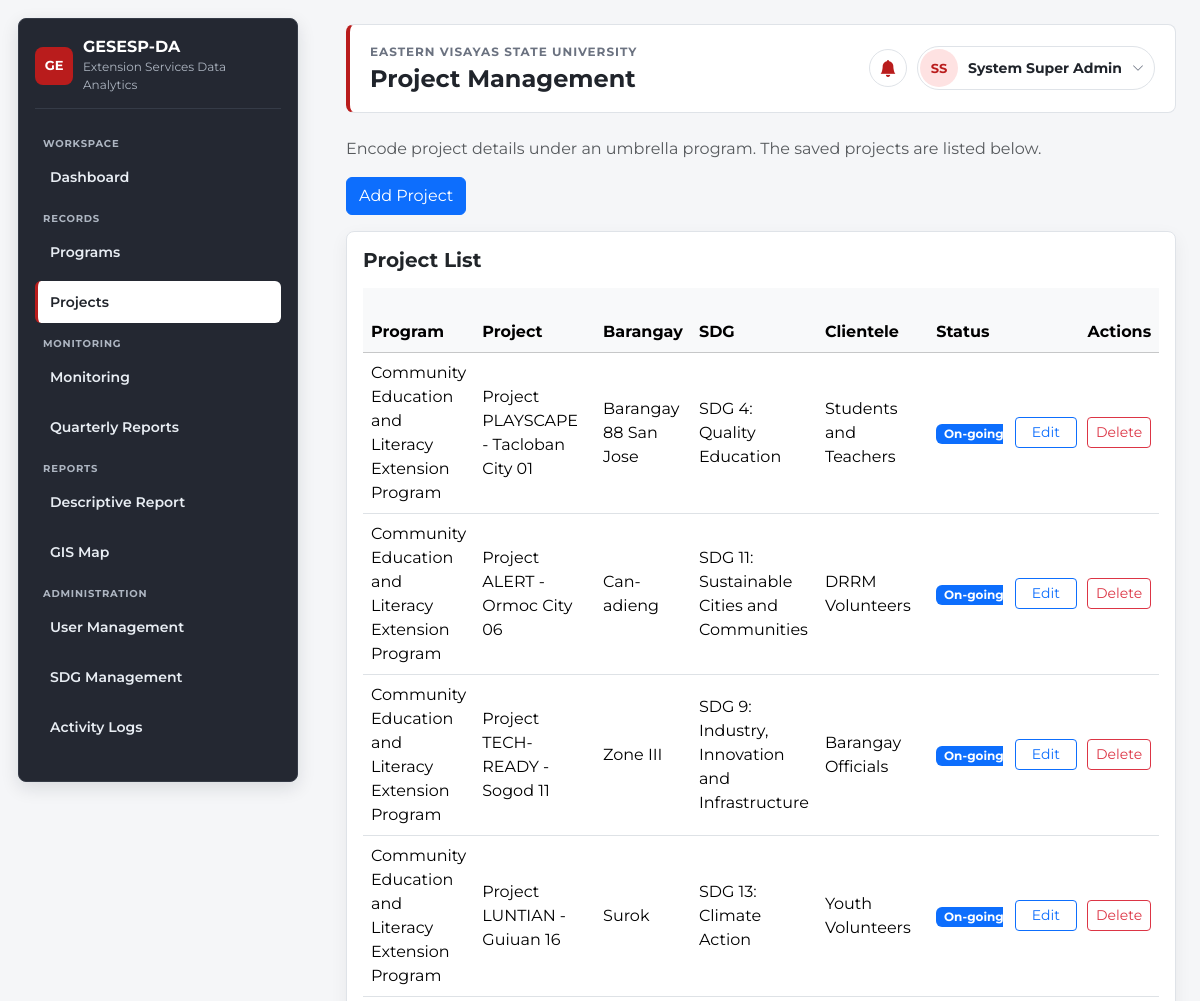
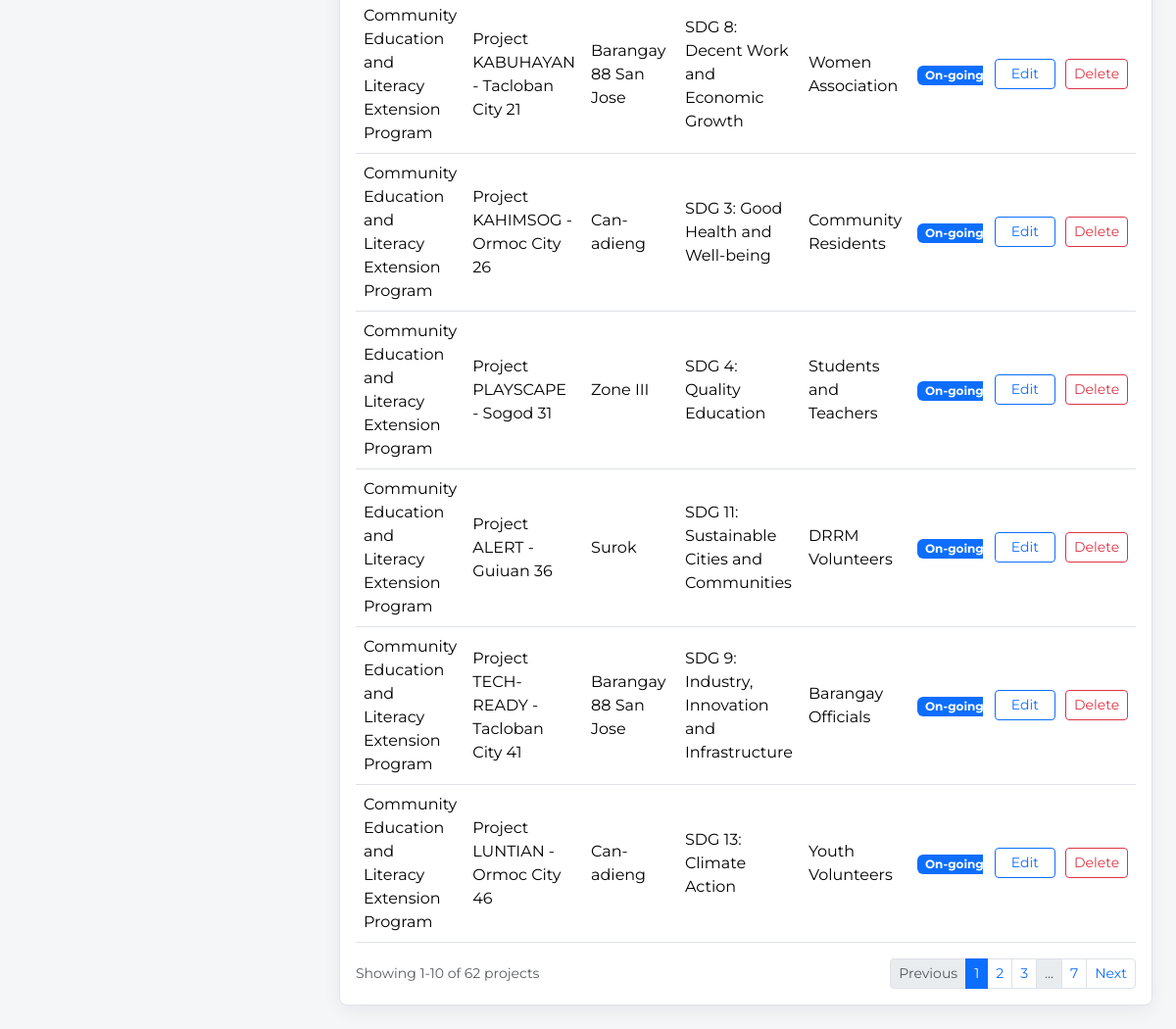
/index.php?page=projects (signed in), run on the app's committed database (2 pictures, top to bottom).
### tables this page shows
CREATE TABLE `projects` (
  `id` int(11) NOT NULL,
  `program_id` int(11) DEFAULT NULL,
  `project_title` varchar(255) NOT NULL,
  `sdg` text DEFAULT NULL,
  `partners` varchar(255) DEFAULT NULL,
  `partner` varchar(255) DEFAULT NULL,
  `type_of_clientele` varchar(180) DEFAULT NULL,
  `clientele_type` varchar(180) DEFAULT NULL,
  `leader` varchar(180) DEFAULT NULL,
  `assistant_leader` varchar(180) DEFAULT NULL,
  `members` text DEFAULT NULL,
  `participants` int(11) DEFAULT 0,
  `project_cost` decimal(12,2) DEFAULT 0.00,
  `start_date` date DEFAULT NULL,
  `end_date` date DEFAULT NULL,
  `special_order_no` varchar(120) DEFAULT NULL,
  `province` varchar(150) DEFAULT NULL,
  `municipality` varchar(150) DEFAULT NULL,
  `barangay` varchar(150) DEFAULT NULL,
  `latitude` decimal(10,6) DEFAULT NULL,
  `longitude` decimal(10,6) DEFAULT NULL,
  `barangay_latitude` decimal(10,6) DEFAULT NULL,
  `barangay_longitude` decimal(10,6) DEFAULT NULL,
  `status` enum('On-going','Completed','Inactive','Expired','Terminated') DEFAULT 'On-going',
  `created_at` timestamp NOT NULL DEFAULT current_timestamp()
);

### app/controllers/ProjectController.php (called while the page is built, shortened)
<?php
require_once "app/models/Project.php";
require_once "app/models/Sdg.php";
class ProjectController {
    private $model;
    public function __construct($db) {
        $this->model = new Project($db);
    }
    public function index() {
        $pagination = paginationParams($this->model->countAll(), 10);
        $projects = $this->model->paginated($pagination['per_page'], $pagination['offset']);
        include "app/views/projects/index.php";
    }
}
?>

### app/models/Sdg.php (called while the page is built, shortened)
<?php
class Sdg {
    private $conn;
    private $defaultSdgs = [
        [1, 'No Poverty'],
        [2, 'Zero Hunger'],
        [3, 'Good Health and Well-being'],
        [4, 'Quality Education'],
        [5, 'Gender Equality'],
        [6, 'Clean Water and Sanitation'],
        [7, 'Affordable and Clean Energy'],
        [8, 'Decent Work and Economic Growth'],
        [9, 'Industry, Innovation and Infrastructure'],
        [10, 'Reduced Inequalities'],
        [11, 'Sustainable Cities and Communities'],
        [12, 'Responsible Consumption and Production'],
        [13, 'Climate Action'],
        [14, 'Life Below Water'],
        [15, 'Life on Land'],
        [16, 'Peace, Justice and Strong Institutions'],
        [17, 'Partnerships for the Goals'],
    ];
    public function __construct($db) {
        $this->conn = $db;
        $this->ensureTables();
    }
    private function esc($value) {
        return $this->conn->real_escape_string($value ?? '');
    }
    private function ensureTables() {
        $this->ensureProjectSdgColumn();
    }
    private function ensureProjectSdgColumn() {
        $result = @$this->conn->query("SHOW COLUMNS FROM projects LIKE 'sdg'");
        if($result && $row = $result->fetch_assoc()) {
            if(stripos((string)($row['Type'] ?? ''), 'text') !== false) return true;
        }
        return true;
    }
    private function seedDefaults() {
        foreach($this->defaultSdgs as $sdg) {
            $number = intval($sdg[0]);
        }
    }
}
?>

### app/models/Project.php (called while the page is built, shortened)
<?php
require_once __DIR__ . "/Sdg.php";
class Project {
    private $conn;
    public function __construct($db) {
        $this->conn = $db;
        $this->sdgModel = new Sdg($db);
    }
    public function countAll() {
        $result = $this->conn->query("SELECT COUNT(*) AS total FROM projects");
        return $result ? intval($result->fetch_assoc()['total'] ?? 0) : 0;
    }
    public function paginated($limit, $offset) {
        $limit = max(1, intval($limit));
        $offset = max(0, intval($offset));
        return $this->queryProjects(" LIMIT $limit OFFSET $offset");
    }
    private function queryProjects($limitSql = '', $orderSql = " ORDER BY projects.created_at DESC") {
        $sdgLabelsSql = "(SELECT GROUP_CONCAT(CASE WHEN s.sdg_number IS NOT NULL THEN CONCAT('SDG ', s.sdg_number, ': ', s.title) ELSE s.title END ORDER BY COALESCE(s.sdg_number, 999), s.title SEPARATOR ', ') FROM project_sdgs ps JOIN sdgs s ON s.id = ps.sdg_id WHERE ps.project_id = projects.id)";
        $sdgIdsSql = "(SELECT GROUP_CONCAT(ps.sdg_id ORDER BY COALESCE(s.sdg_number, 999), s.title SEPARATOR ',') FROM project_sdgs ps JOIN sdgs s ON s.id = ps.sdg_id WHERE ps.project_id = projects.id)";
        $sql = "SELECT projects.*, programs.program_title,
                $sdgLabelsSql AS sdg_display,
                $sdgIdsSql AS sdg_ids,
                (SELECT COUNT(*) FROM monitoring_entries WHERE monitoring_entries.project_id = projects.id) AS monitoring_count,
                (((SELECT COUNT(*) FROM monitoring_entries WHERE monitoring_entries.project_id = projects.id) * 0.70) + ((projects.participants / 100) * 0.30)) AS esfi_score,
                (SELECT me.activity_title FROM monitoring_entries me WHERE me.project_id = projects.id ORDER BY me.monitoring_date DESC, me.id DESC LIMIT 1) AS latest_monitoring_title,
                (SELECT me.monitoring_date FROM monitoring_entries me WHERE me.project_id = projects.id ORDER BY me.monitoring_date DESC, me.id DESC LIMIT 1) AS latest_monitoring_date,
                (SELECT me.status FROM monitoring_entries me WHERE me.project_id = projects.id ORDER BY me.monitoring_date DESC, me.id DESC LIMIT 1) AS latest_monitoring_status,
                (SELECT me.evsu_campus FROM monitoring_entries me WHERE me.project_id = projects.id ORDER BY me.monitoring_date DESC, me.id DESC LIMIT 1) AS evsu_campus,
                (SELECT me.campus_school FROM monitoring_entries me WHERE me.project_id = projects.id ORDER BY me.monitoring_date DESC, me.id DESC LIMIT 1) AS campus_school,
                (SELECT COALESCE(NULLIF(me.activity_description,''), NULLIF(me.remarks,''), '') FROM monitoring_entries me WHERE me.project_id = projects.id ORDER BY me.monitoring_date DESC, me.id DESC LIMIT 1) AS latest_update
                FROM projects
                JOIN programs ON programs.id = projects.program_id".
                $orderSql.$limitSql;
        $result = $this->conn->query($sql);
        $data = [];
        if($result) while($row = $result->fetch_assoc()) {
            if(trim((string)($row['sdg_display'] ?? '')) !== '') $row['sdg'] = $row['sdg_display'];
            $row['esfi'] = computeESFI($row['monitoring_count'], $row['participants']);
            $row['esfi_label'] = esfiInterpretation($row['esfi']);
            $data[] = $row;
        }
        return $data;
    }
}
?>

### app/views/projects/index.php (shortened to what this page needs)
<?php include "app/views/layouts/header.php"; ?>
<div class="d-flex flex-wrap justify-content-between align-items-start gap-3 mb-3">
    <p class="text-muted mb-0">Encode project details under an umbrella program. The saved projects are listed below.</p>
    <button class="btn btn-primary" data-bs-toggle="modal" data-bs-target="#addProjectModal">Add Project</button>
</div>
<div class="card p-3">
    <div class="d-flex justify-content-between align-items-center mb-3">
        <h5 class="fw-bold mb-0">Project List</h5>
    </div>
    <div class="table-responsive">
        <table class="table table-hover align-middle mb-0">
            <thead class="table-light">
                <tr>
                    <th>Program</th>
                    <th>Project</th>
                    <th>Barangay</th>
                    <th>SDG</th>
                    <th>Clientele</th>
                    <th>Status</th>
                    <th>Monitoring Count</th>
                    <th>Participants</th>
                    <th class="text-end actions-column">Actions</th>
                </tr>
            </thead>
            <tbody>
            <?php foreach($projects as $p): ?>
                <?php $projectId = intval($p['id']); ?>
                <tr>
                    <td><?= htmlspecialchars($p['program_title'] ?? '') ?></td>
                    <td><?= htmlspecialchars($p['project_title'] ?? '') ?></td>
                    <td><?= htmlspecialchars($p['barangay'] ?? '') ?></td>
                    <td><?= htmlspecialchars($p['sdg'] ?? '') ?></td>
                    <td><?= htmlspecialchars($p['type_of_clientele'] ?? '') ?></td>
                    <td><span class="badge bg-<?= statusBadge($p['status'] ?? '') ?>"><?= htmlspecialchars($p['status'] ?? '') ?></span></td>
                    <td><?= intval($p['monitoring_count'] ?? 0) ?></td>
                    <td><?= intval($p['participants'] ?? 0) ?></td>
                    <td class="text-end table-actions actions-column">
                        <button class="btn btn-sm btn-outline-primary" data-bs-toggle="modal" data-bs-target="#editProjectModal<?= $projectId ?>">Edit</button>
                        <button class="btn btn-sm btn-outline-danger" data-bs-toggle="modal" data-bs-target="#deleteProjectModal<?= $projectId ?>">Delete</button>
                    </td>
                </tr>
            <?php endforeach; ?>
            </tbody>
        </table>
    </div>
    <?= renderPagination($pagination ?? [], 'projects') ?>
</div>
<?php include "app/views/layouts/footer.php"; ?>

### public/assets/css/style.css (style rules this page uses)
:root { --font-sans: "Montserrat", Arial, Helvetica, sans-serif; --bs-body-font-family: var(--font-sans); --body-bg: #f5f6f8; --surface: #ffffff; --border: #dfe3e8; --text: #20242b; --muted: #6b7280; --sidebar-bg: #242832; --sidebar-border: #353b47; --sidebar-text: #f8fafc; --sidebar-muted: #aeb6c2; --accent: #b91c1c; --accent-soft: #fee2e2; }
* { box-sizing: border-box; }
body { min-height: 100vh; margin: 0; background: var(--body-bg); color: var(--text); font-family: var(--font-sans); }
.card { border: 1px solid var(--border); border-radius: 8px; box-shadow: 0 6px 18px rgba(15, 23, 42, .06); }
.actions-column { position: sticky; right: 0; z-index: 2; width: 156px; min-width: 156px; background: var(--surface); box-shadow: -8px 0 14px rgba(15, 23, 42, .06); }
thead .actions-column { z-index: 3; background: #f8f9fa; }
.table-actions { vertical-align: middle; white-space: nowrap; }
.table-actions .btn { min-width: 62px; }
.table-actions .btn + .btn { margin-left: 6px; }

### data on the page
projects: program_title "Community Education and Literacy Extension Program", project_title "Project PLAYSCAPE - Tacloban City 01", barangay "Barangay 88 San Jose", sdg "SDG 4: Quality Education", type_of_clientele "Students and Teachers", status "On-going"
projects: program_title "Community Education and Literacy Extension Program", project_title "Project ALERT - Ormoc City 06", barangay "Can-adieng", sdg "SDG 11: Sustainable Cities and Communities", type_of_clientele "DRRM Volunteers", status "On-going"
projects: program_title "Community Education and Literacy Extension Program", project_title "Project TECH-READY - Sogod 11", barangay "Zone III", sdg "SDG 9: Industry, Innovation and Infrastructure", type_of_clientele "Barangay Officials", status "On-going"
projects: program_title "Community Education and Literacy Extension Program", project_title "Project LUNTIAN - Guiuan 16", barangay "Surok", sdg "SDG 13: Climate Action", type_of_clientele "Youth Volunteers", status "On-going"
projects: program_title "Community Education and Literacy Extension Program", project_title "Project KABUHAYAN - Tacloban City 21", barangay "Barangay 88 San Jose", sdg "SDG 8: Decent Work and Economic Growth", type_of_clientele "Women Association", status "On-going"
projects: program_title "Community Education and Literacy Extension Program", project_title "Project KAHIMSOG - Ormoc City 26", barangay "Can-adieng", sdg "SDG 3: Good Health and Well-being", type_of_clientele "Community Residents", status "On-going"
projects: program_title "Community Education and Literacy Extension Program", project_title "Project PLAYSCAPE - Sogod 31", barangay "Zone III", sdg "SDG 4: Quality Education", type_of_clientele "Students and Teachers", status "On-going"
projects: program_title "Community Education and Literacy Extension Program", project_title "Project ALERT - Guiuan 36", barangay "Surok", sdg "SDG 11: Sustainable Cities and Communities", type_of_clientele "DRRM Volunteers", status "On-going"
projects: program_title "Community Education and Literacy Extension Program", project_title "Project TECH-READY - Tacloban City 41", barangay "Barangay 88 San Jose", sdg "SDG 9: Industry, Innovation and Infrastructure", type_of_clientele "Barangay Officials", status "On-going"
projects: program_title "Community Education and Literacy Extension Program", project_title "Project LUNTIAN - Ormoc City 46", barangay "Can-adieng", sdg "SDG 13: Climate Action", type_of_clientele "Youth Volunteers", status "On-going"

### other printed values
systemName() "GESESP-DA"
systemSubtitle() "Extension Services Data Analytics"
$pageTitle "Project Management"
$initials "SS"
$fullName "System Super Admin"
$from "1"
$to "10"
$total "62"
$label "projects"
$totalPages "7"
